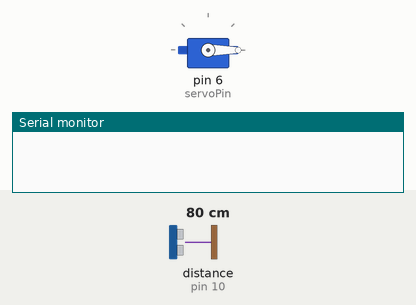
A sketch run on a simulated Arduino Uno, built with avr-gcc and run on an emulated ATmega328P. Parts: servo, the last lines printed to the serial monitor. Wiring (inferred from the names in the program): ultrasonic range finder: trigger pin 9; echo pin 10. The test bench sets the inputs (shaded band); at power-on: distance to the obstacle (sensor on pin 10) 80 cm. The echo pulse lasts 58.3 µs per cm.

Above: at 1.2 s.
1.3 s: distance to the obstacle (sensor on pin 10) set to 2 cm
At 1.57 s:
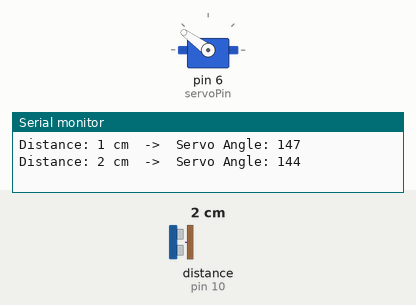
4.3 s: distance to the obstacle (sensor on pin 10) set to 35 cm
5.8 s: distance to the obstacle (sensor on pin 10) set to 9 cm
At 7.0 s:
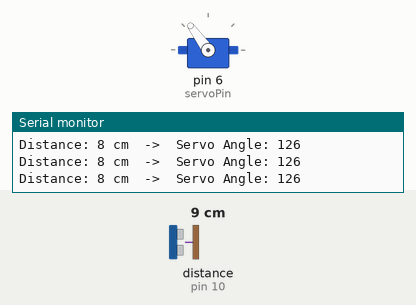
7.3 s: distance to the obstacle (sensor on pin 10) set to 18 cm
At 8.1 s:
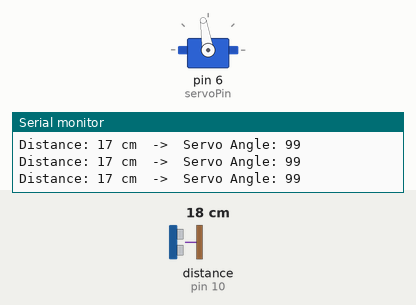
Timing chart, 0 to 9.8 s (numbered marks = the images above; inputs shaded):
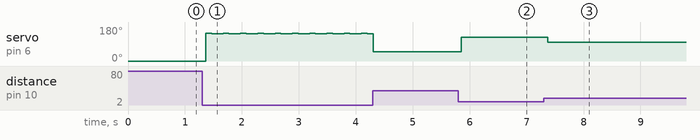

Measured:
- after the input at 1.3 s, servo on pin 6 (servoPin): alternates 147° for 0.10 s and 144° for 0.20 s, starting after 0.07 s
- after the input at 5.8 s, servo on pin 6 (servoPin): 48° → 126° after 0.05 s
- after the input at 7.3 s, servo on pin 6 (servoPin): 126° → 99° after 0.07 s

The sketch:

Sweeping_mode.ino
```cpp
#include <Servo.h>

const int trigPin = 9;
const int echoPin = 10;
const int servoPin = 6;

Servo lidServo;

long duration;
int distance;
bool lidOpen = false;
unsigned long lastOpenTime = 0;
const unsigned long openDuration = 1000; // Time to keep lid open (3 seconds)
const int maxRange = 50; // cm

void setup() {
  pinMode(trigPin, OUTPUT);
  pinMode(echoPin, INPUT);
  lidServo.attach(servoPin);
  lidServo.write(0); // Initial position (closed)
  Serial.begin(9600);
}

void loop() {
  distance = getDistance();

  if (distance > 0 && distance <= maxRange) {
    // Map distance to servo angle using (30 - distance) * 15
    int angle = (maxRange - distance) * 3;

    // Constrain angle between 0° and 180°
    angle = constrain(angle, 0, 180);

    lidServo.write(angle);
    Serial.print("Distance: ");
    Serial.print(distance);
    Serial.print(" cm  ->  Servo Angle: ");
    Serial.println(angle);

    lidOpen = true;
    lastOpenTime = millis();
  }

  // Close lid after 3 seconds if no object in range
  if (lidOpen && (distance > maxRange || distance < 0) && millis() - lastOpenTime > openDuration) {
    lidServo.write(0);
    lidOpen = false;
    Serial.println("Lid Closed");
  }

  delay(100); // Prevent excessive sensor polling
}

int getDistance() {
  // Send ultrasonic pulse
  digitalWrite(trigPin, LOW);
  delayMicroseconds(2);
  digitalWrite(trigPin, HIGH);
  delayMicroseconds(10);
  digitalWrite(trigPin, LOW);

  // Read echo time
  duration = pulseIn(echoPin, HIGH, 30000); // 30ms timeout
  if (duration == 0) return -1; // Timeout, no object detected

  // Calculate distance in cm
  return duration * 0.034 / 2;
}
```
